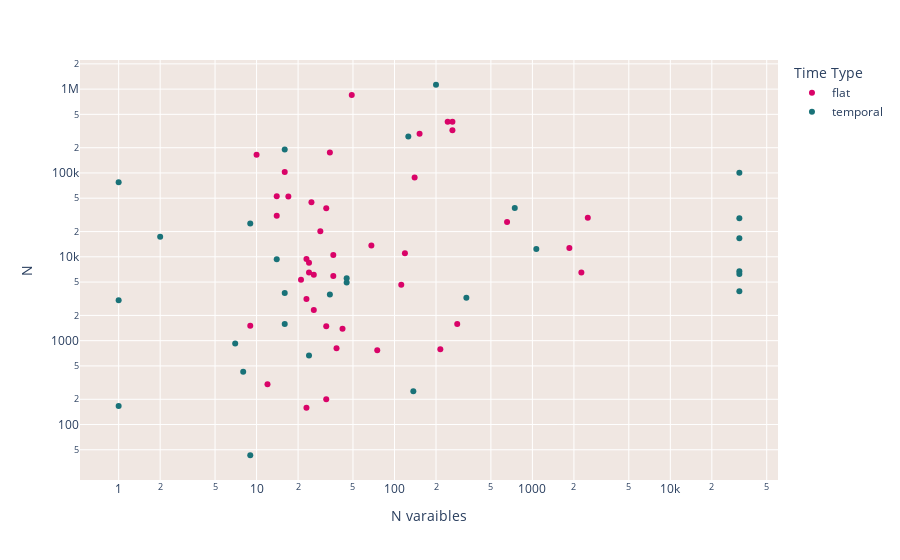

The notebook cell this image was saved under:
### Markdown cell above
## NXM Scatter

### Code cell
nxm_df = data.drop_duplicates(['Title','N'])
nxm_plot = px.scatter(nxm_df,x='N varaibles',y='N',log_x=True,log_y=True,color='Time Type',color_discrete_sequence=['#D90368','#197278'])
nxm_plot.update_layout(plot_bgcolor="#F0e7E2") 

nxm_plot.show()

### Figure 1 — Plotly figure (JSON) as saved in the notebook; plotly's stock layout.template omitted (floating-point values rounded to 4 significant figures)
{"data": [{"hovertemplate": "Time Type=flat<br>N varaibles=%{x}<br>N=%{y}<extra></extra>", "legendgroup": "flat", "marker": {"color": "#D90368", "symbol": "circle"}, "mode": "markers", "name": "flat", "orientation": "v", "showlegend": true, "type": "scatter", "x": [29, 9, 38, 26, 26, 243, 36, 215, 285, 2521, 655, 25, 14, 23, 23, 14, 12, 263, 24, 112, 17, 16, 68, 49, 10, 263, 42, 21, 1853, 152, 24, 36, 34, 119, 32, 2265, 23, 32, 32, 75, 140], "xaxis": "x", "y": [20189, 1503, 813, 6101, 2326, 408994, 5923, 792, 1577, 29253, 25952, 44645, 52659, 9436, 3144, 30961, 303, 408944, 8490, 4632, 52368, 102394, 13627, 853085, 164513, 322328, 1386, 5313, 12759, 293461, 6512, 10499, 174881, 11000, 200, 6498, 159, 37996, 1486, 767, 88206], "yaxis": "y"}, {"hovertemplate": "Time Type=temporal<br>N varaibles=%{x}<br>N=%{y}<extra></extra>", "legendgroup": "temporal", "marker": {"color": "#197278", "symbol": "circle"}, "mode": "markers", "name": "temporal", "orientation": "v", "showlegend": true, "type": "scatter", "x": [31659, 31659, 31659, 31659, 31659, 31659, 7, 45, 2, 1, 332, 16, 16, 34, 8, 9, 45, 1068, 16, 745, 126, 14, 9, 1, 1, 200, 137, 24], "xaxis": "x", "y": [100506, 6748, 6248, 3894, 16660, 28802, 924, 4934, 17314, 3025, 3244, 3691, 1576, 3546, 426, 43, 5539, 12380, 190108, 38159, 272685, 9323, 24975, 166, 77502, 1127114, 249, 664], "yaxis": "y"}], "layout": {"legend": {"title": {"text": "Time Type"}, "tracegroupgap": 0}, "margin": {"t": 60}, "plot_bgcolor": "#F0e7E2", "xaxis": {"anchor": "y", "domain": [0, 1], "title": {"text": "N varaibles"}, "type": "log"}, "yaxis": {"anchor": "x", "domain": [0, 1], "title": {"text": "N"}, "type": "log"}}}
